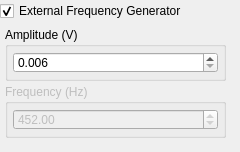
              <widget class="QWidget" name="FrequencyGeneratorShear">
               <attribute name="title">
                <string>Frequency Generator</string>
               </attribute>
               <widget class="QCheckBox" name="ExternalFreqGenShear">
                <property name="geometry">
                 <rect>
                  <x>0</x>
                  <y>0</y>
                  <width>211</width>
                  <height>22</height>
                 </rect>
                </property>
                <property name="sizePolicy">
                 <sizepolicy hsizetype="MinimumExpanding" vsizetype="Fixed">
                  <horstretch>0</horstretch>
                  <verstretch>0</verstretch>
                 </sizepolicy>
                </property>
                <property name="text">
                 <string>External Frequency Generator</string>
                </property>
                <property name="checked">
                 <bool>true</bool>
                </property>
               </widget>
               <widget class="QWidget" name="LockInShearFreqGenAmpFreqFrame" native="true">
                <property name="geometry">
                 <rect>
                  <x>0</x>
                  <y>22</y>
                  <width>231</width>
                  <height>121</height>
                 </rect>
                </property>
                <property name="sizePolicy">
                 <sizepolicy hsizetype="MinimumExpanding" vsizetype="MinimumExpanding">
                  <horstretch>0</horstretch>
                  <verstretch>0</verstretch>
                 </sizepolicy>
                </property>
                <layout class="QGridLayout" name="gridLayout_16">
                 <property name="leftMargin">
                  <number>5</number>
                 </property>
                 <property name="topMargin">
                  <number>5</number>
                 </property>
                 <property name="rightMargin">
                  <number>5</number>
                 </property>
                 <property name="bottomMargin">
                  <number>5</number>
                 </property>
                 <property name="spacing">
                  <number>3</number>
                 </property>
                 <item row="0" column="0">
                  <widget class="QGroupBox" name="LockInShearFreqGenAmpFrame">
                   <property name="enabled">
                    <bool>true</bool>
                   </property>
                   <property name="autoFillBackground">
                    <bool>false</bool>
                   </property>
                   <property name="title">
                    <string>Amplitude (V)</string>
                   </property>
                   <property name="flat">
                    <bool>false</bool>
                   </property>
                   <layout class="QGridLayout" name="gridLayout_17">
                    <property name="leftMargin">
                     <number>5</number>
                    </property>
                    <property name="topMargin">
                     <number>5</number>
                    </property>
                    <property name="rightMargin">
                     <number>5</number>
                    </property>
                    <property name="bottomMargin">
                     <number>5</number>
                    </property>
                    <property name="spacing">
                     <number>3</number>
                    </property>
                    <item row="0" column="0">
                     <widget class="QDoubleSpinBox" name="LockInShearFreqGenAmplitude">
                      <property name="readOnly">
                       <bool>false</bool>
                      </property>
                      <property name="decimals">
                       <number>3</number>
                      </property>
                      <property name="minimum">
                       <double>0.006000000000000</double>
                      </property>
                      <property name="maximum">
                       <double>10.000000000000000</double>
                      </property>
                      <property name="singleStep">
                       <double>0.002000000000000</double>
                      </property>
                      <property name="value">
                       <double>0.006000000000000</double>
                      </property>
                     </widget>
                    </item>
                   </layout>
                  </widget>
                 </item>
                 <item row="1" column="0">
                  <widget class="QGroupBox" name="LockInShearFreqGenFrequencyFrame">
                   <property name="enabled">
                    <bool>false</bool>
                   </property>
                   <property name="title">
                    <string>Frequency (Hz)</string>
                   </property>
                   <layout class="QGridLayout" name="gridLayout_18">
                    <property name="leftMargin">
                     <number>5</number>
                    </property>
                    <property name="topMargin">
                     <number>5</number>
                    </property>
                    <property name="rightMargin">
                     <number>5</number>
                    </property>
                    <property name="bottomMargin">
                     <number>5</number>
                    </property>
                    <property name="spacing">
                     <number>3</number>
                    </property>
                    <item row="0" column="0">
                     <widget class="QDoubleSpinBox" name="LockInShearFreqGenFrequency">
                      <property name="decimals">
                       <number>2</number>
                      </property>
                      <property name="maximum">
                       <double>9999.989999999999782</double>
                      </property>
                      <property name="singleStep">
                       <double>0.002000000000000</double>
                      </property>
                      <property name="value">
                       <double>452.000000000000000</double>
                      </property>
                     </widget>
                    </item>
                   </layout>
                  </widget>
                 </item>
                </layout>
               </widget>
              </widget>
